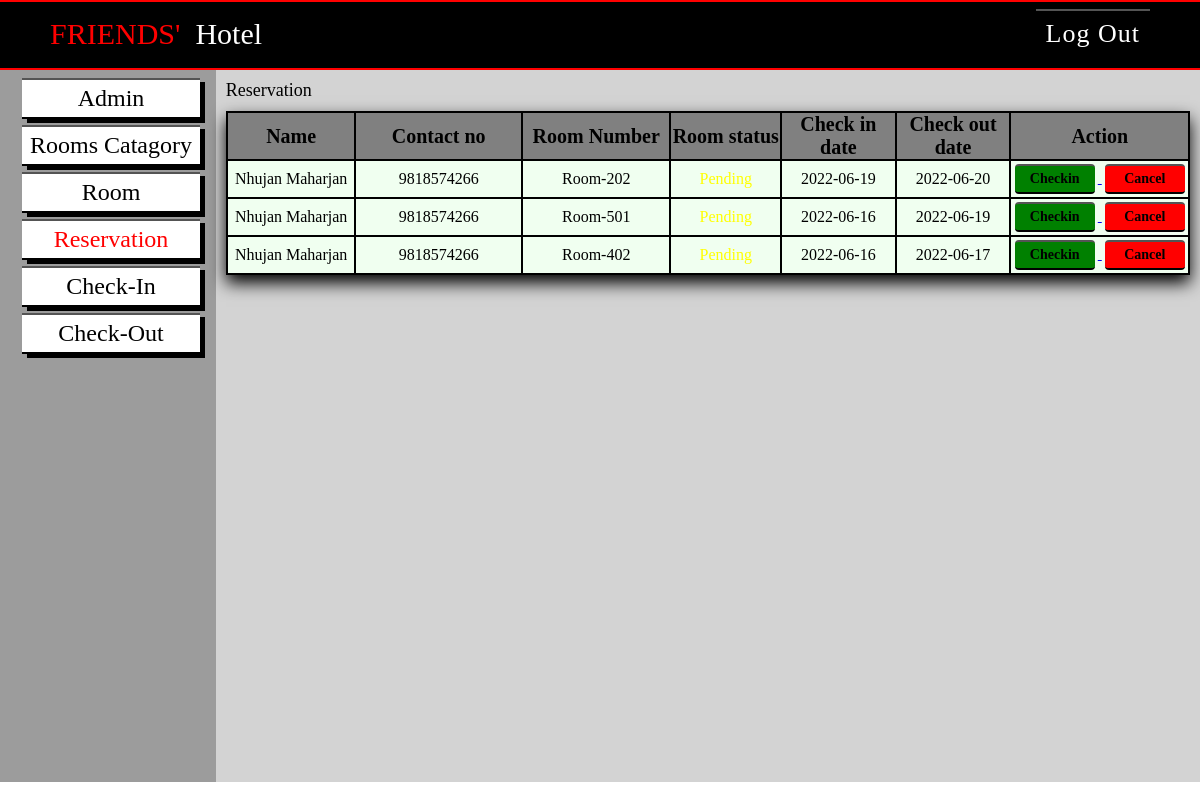
Page /Admin/reservation.php (signed in) on the committed database.
### tables this page shows
CREATE TABLE `reservation` (
  `rev_id` int(5) NOT NULL,
  `Username` varchar(255) DEFAULT NULL,
  `Contact` varchar(255) DEFAULT NULL,
  `Checkindate` date DEFAULT NULL,
  `Checkoutdate` date DEFAULT NULL,
  `status` tinyint(1) DEFAULT 2 COMMENT '0=pending,1=checkin,2=checkout',
  `room_id` int(5) DEFAULT NULL,
  `U_id` int(5) DEFAULT NULL,
  `cat_id` int(5) DEFAULT NULL
);

CREATE TABLE `room` (
  `room_id` int(5) NOT NULL,
  `room_num` varchar(255) DEFAULT NULL,
  `image` varchar(255) NOT NULL,
  `Status` tinyint(1) NOT NULL DEFAULT 2 COMMENT '0=pending,1=checkin,2=checkout',
  `cat_id` int(5) DEFAULT NULL
);

### Admin/reservation.php (the view, shortened to what this page needs)
<?php
    include 'logout.php';
?>
<!DOCTYPE html>
<html lang="en">
    <head>
    </head>
    <body>
        <div class="adbox">
            <div class="dash">
                <nav>
                    <ul>
                        <li> <a href="admin.php" ><button >Admin</button></a></li>
                        <li> <a href="room_category.php"><button >Rooms Catagory</button></a></li>
                        <li> <a href="room.php"><button>Room</button></a></li>
                        <li> <a href="reservation.php"><button  class="active" style="color: red;">Reservation</button></a></li>
                        <li> <a href="check.php"><button>Check-In</button></a></li>
                        <li> <a href="checkoutlist.php"><button >Check-Out</button></a></li>
                    </ul>
                </nav>
            </div>
            <div class="room">
            <div style="font-size:18px;margin:10px 0px 10px;">
                    Reservation
                </div>
                <table id = "table"  >
                    <thead style="background-color:grey; height:5vh;">
                        <tr>
                            <th>Name</th>
                            <th>Contact no</th>
                            <th>Room Number</th>
                            <th>Room status</th>
                            <th>Check in date</th>
                            <th>Check out date</th>
                            <th>Action</th>
                        </tr>
                    </thead>
                    <tbody>
                        <?php
                            $displayquery = "SELECT room.room_id, reservation.rev_id, reservation.Username, reservation.Contact, reservation.Checkindate, reservation.Checkoutdate, reservation.status, room.room_num
                            FROM `reservation` INNER JOIN `room` on reservation.room_id = room.room_id where reservation.status IN (0 , 3)";
                            $querydisplay = mysqli_query($conn,$displayquery);
                            while($result = mysqli_fetch_array($querydisplay)){
                                if($result['status'] == 0){
                                ?>
                                    <tr>
                                        <td><?php echo $result['Username'];?> </td>
                                        <td><?php echo $result['Contact'];?> </td>
                                        <td><?php echo $result['room_num'];?></td>
                                        <td>
                                            <?php
                                                if($result['status'] == 0){
                                                    echo '<span style="color:#FFFF00">Pending</span>';
                                                }else if($result['status'] == 1){
                                                    echo '<span style="color:green">Checked in</span>';
                                                }else if($result['status'] == 2){
                                                    echo '<span style="color:red">Checked out</span>';
                                                }
                                            ?>
                                        </td>
                                        <td><?php echo $result['Checkindate'];?></td>
                                        <td><?php echo $result['Checkoutdate'];?></td>
                                        <td>
                                            <a href="confirm_reservation.php?rev_id=<?php echo $result['rev_id'];?>&room_id=<?php echo $result['room_id'];?>">
                                                <button class="checkin"  >Checkin</button>
                                            </a>
                                            <a href="delete_reservation.php?rev_id=<?php echo $result['rev_id'];?>&room_id=<?php echo $result['room_id'];?>">
                                                <button class="checkout"  >Cancel</button>
                                            </a>
                                        </td>
                                    </tr>
                            <?php }}?>
                    </tbody>
                    </table>
            </div>
        </div>
    </body>
</html>

### Admin/style.css (style rules this page uses)
* { margin:0; padding:0; box-sizing:border-box; font-family: 'Minion Variable Concept'; }

### Admin/reservation.php (style rules this page uses)
* { font-family: 'Minion Variable Concept'; }
.adbox { background-color: #D3D3D3; height: 89vh; display: grid; grid-template-columns: 18% 82%; }
.dash { height: 89vh; background-color: #9c9c9c; display:flex; justify-content: center; padding: 5px; }
ul { list-style-type:none; }
button { width: 100%; font-size: 24px; padding: 5px; background-color: white; box-shadow: 5px 4px black; cursor:pointer; color:black; border-left:none; border-right:none; margin: 3px; }
.room { width: 98%; margin:0 auto; }
table { border-collapse: collapse; border: 2px solid black; width:100%; font-size: 16px; background-color: #F0FFF0; box-shadow: 0 8px 16px 0 rgba(0,0,0,1); }
th { border: 2px solid black; font-size: 20px; width: 20px; }
td { border: 2px solid black; text-align: center; }
.checkin { border-radius: 4px; color: black; background: green; text-decoration:none; margin:3px; padding:5px; font-size:14px; font-weight:bold; width: 80px; box-shadow:none; }
.checkout { border-radius: 4px; color: black; background: red; text-decoration:none; margin:3px; padding:5px; font-size:14px; font-weight:bold; width: 80px; box-shadow:none; }

### rows in the picture
reservation: Username "Nhujan Maharjan", Contact "9818574266", room.room_num "Room-202", status "Pending", Checkindate "2022-06-19", Checkoutdate "2022-06-20"
reservation: Username "Nhujan Maharjan", Contact "9818574266", room.room_num "Room-501", status "Pending", Checkindate "2022-06-16", Checkoutdate "2022-06-19"
reservation: Username "Nhujan Maharjan", Contact "9818574266", room.room_num "Room-402", status "Pending", Checkindate "2022-06-16", Checkoutdate "2022-06-17"
